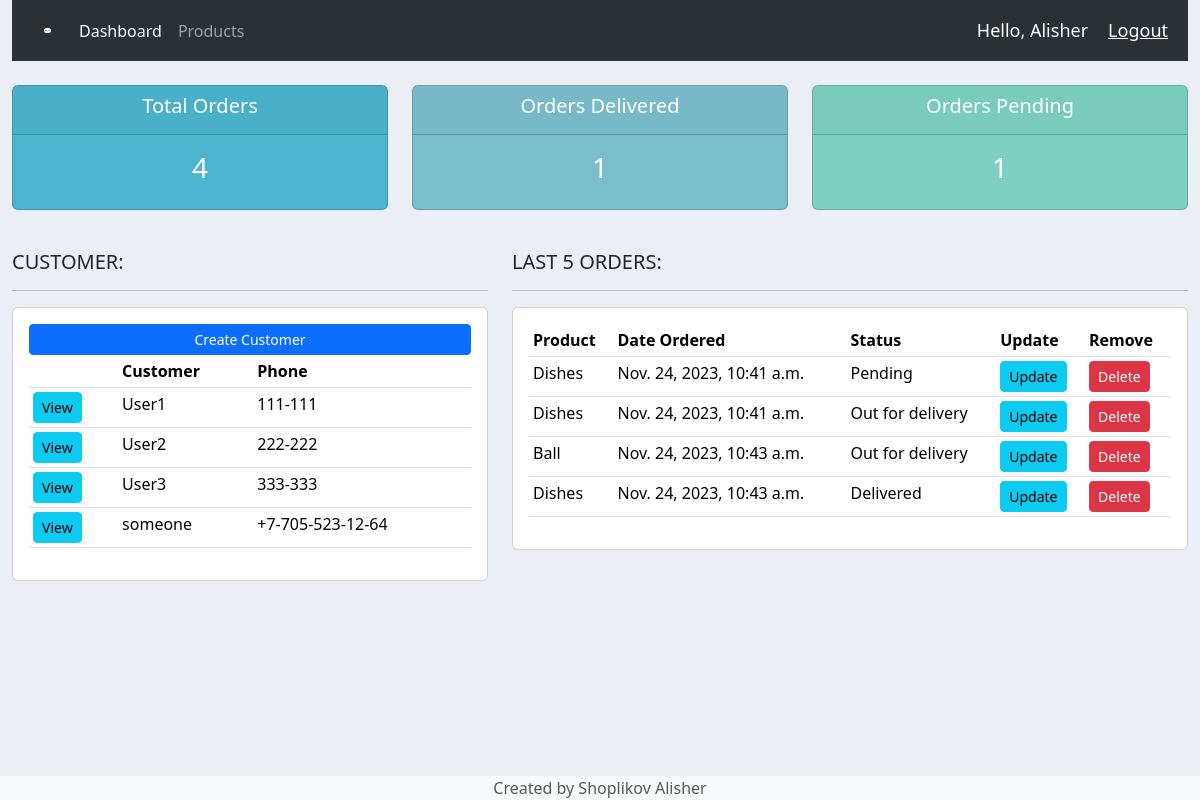
The app's page / (signed in) with its own data.
### accounts/models.py (models this page shows, shortened)
class Customer(models.Model):
    user = models.OneToOneField(User, null=True, blank=True, on_delete=models.CASCADE)
    name = models.CharField(max_length=200, null=True)
    phone = models.CharField(max_length=200, null=True)
    email = models.CharField(max_length=200, null=True)
    profile_pic = models.ImageField(default="user-solid.svg", null=True, blank=True)
    date_created = models.DateTimeField(auto_now_add=True)

class Order(models.Model):
    STATUS = (
        ('Pending', 'Pending'),
        ('Out for delivery', 'Out for delivery'),
        ('Delivered', 'Delivered')
    )
    customer = models.ForeignKey(Customer, null=True, on_delete=models.SET_NULL)
    product = models.ForeignKey(Product, null=True, on_delete=models.SET_NULL)
    date_created = models.DateTimeField(auto_now_add=True)
    status = models.CharField(max_length=200, null=True, choices=STATUS)
    note = models.CharField(max_length=1000, null=True)

class Product(models.Model):
    CATEGORY = (
        ('Indoor', 'Indoor'),
        ('Out Door', 'Out Door'),
    )
    name = models.CharField(max_length=200, null=True)
    price = models.FloatField(null=True)
    category = models.CharField(max_length=200, null=True, choices=CATEGORY)
    description = models.CharField(max_length=200, null=True, blank=True)
    date_created = models.DateTimeField(auto_now_add=True)
    tags = models.ManyToManyField(Tag)
    def __str__(self):
        return self.name

### accounts/decorators.py (the view)
    def wrapper_function(request, *args, **kwargs):
        group = None
        if request.user.groups.exists():
            group = request.user.groups.all()[0].name
        if group == 'customer':
            return redirect('user-page')
        if group == 'admin':
            return view_func(request, *args, **kwargs)

### accounts/views.py (called while the page is built)
@login_required(login_url='login')
@admin_only
def home(request):
    orders = Order.objects.all()
    customers = Customer.objects.all()
    total_customers = customers.count()
    total_orders = orders.count()
    delivered = orders.filter(status='Delivered').count()
    pending = orders.filter(status='Pending').count()
    context = {
        'orders': orders,
        'customers': customers,
        'total_orders': total_orders,
        'delivered': delivered,
        'pending': pending,
    }
    return render(request, 'accounts/dashboard.html', context)

### accounts/templates/accounts/dashboard.html
{% extends 'accounts/main.html' %}
{% block content %}
{% include 'accounts/status.html' %}
<br>
   <div class="row">
      <div class="col-md-5">
         <h5>CUSTOMER:</h5>
         <hr>
         <div class="card card-body">
            <a href="" class="btn btn-primary btn-sm btn-block">Create Customer
            </a>
            <table class="table table-sm">
               <tr>
                  <th></th>
                  <th>Customer</th>
                  <th>Phone</th>
               </tr>
               {% for customer in customers %}
                  <tr>
                     <th><a class="btn btn-sm btn-info" href="{%url 'customer' customer.id%}">View</a></th>
                     <td>{{customer.name}}</td>
                     <td>{{customer.phone}}</td>
                  </tr>
               {% endfor %}
            </table>
         </div>
      </div>
      <div class="col-md-7">
         <h5>LAST 5 ORDERS:</h5>
         <hr>
         <div class="card card-body">
            <table class="table table-sm">
               <tr>
                  <th>Product</th>
                  <th>Date Ordered</th>
                  <th>Status</th>
                  <th>Update</th>
                  <th>Remove</th>
               </tr>
               {% for order in orders %}
                  <tr>
                     <td>{{order.product}}</td>
                     <td>{{order.date_created}}</td>
                     <td>{{order.status}}</td>
                     <td><a class="btn btn-sm btn-info" href="{% url 'update_order' order.id %}">Update</a></td>
                     <td><a class="btn btn-sm btn-danger" href="{% url 'delete_order' order.id %}">Delete</a></td>
                  </tr>
               {% endfor %}
            </table>
         </div>
      </div>
   </div>
{% endblock %}

### accounts/templates/accounts/main.html (shortened to what this page needs)
{% load static %}
<!DOCTYPE html>
<html lang="en">
<head>
    <link href="https://cdn.jsdelivr.net/npm/bootstrap@5.3.2/dist/css/bootstrap.min.css"
          rel="stylesheet"
>
    <link rel="stylesheet" href="{% static '/css/main.css' %}">
</head>
<body>
    <div class="container-fluid">
    {% include 'accounts/navbar.html' %}
    {% block content %}
    {% endblock %}
    {% include 'accounts/footer.html' %}
</body>
</html>

### accounts/templates/accounts/navbar.html (shortened to what this page needs)
{% load static %}
<nav class="navbar navbar-expand-lg bg-body-tertiary" data-bs-theme="dark">
  <div class="container-fluid">
    <img src="{% static 'images/logo.png' %}" alt="CRM logo" id="logo">
    <div class="collapse navbar-collapse" id="navbarNav">
      <ul class="navbar-nav">
        {% if request.user.is_staff %}
        <li class="nav-item">
          <a class="nav-link active" aria-current="page" href="{% url 'home' %}">Dashboard</a>
        </li>
        <li class="nav-item">
          <a class="nav-link" href="{% url 'products' %}">Products</a>
        </li>
        {% else %}
        <li class="nav-item">
          <a class="nav-link" href="{% url 'account' %}">Settings</a>
        </li>
        {% endif %}
      </ul>
    </div>
  </div>
  <span class="hello-msg">Hello, {{ request.user }}</span>
  <span><a class="hello-msg" href="{% url 'logout'%}">Logout</a></span>
</nav>

### accounts/templates/accounts/status.html
<br>
<div class="row">
    <div class="col">
        <div class="col-md">
            <div class="card text-center text-white  mb-3" id="total-orders">
                <div class="card-header">
                    <h5 class="card-title">Total Orders</h5>
                </div>
                <div class="card-body">
                    <h3 class="card-title">{{total_orders}}</h3>
                </div>
            </div>
        </div>
    </div>
    <div class="col">
        <div class="col-md">
            <div class="card text-center text-white  mb-3" id="orders-delivered">
                <div class="card-header">
                    <h5 class="card-title">Orders Delivered</h5>
                </div>
                <div class="card-body">
                    <h3 class="card-title">{{delivered}}</h3>
                </div>
            </div>
        </div>
    </div>
    <div class="col">
        <div class="col-md">
            <div class="card text-center text-white  mb-3" id="orders-pending">
                <div class="card-header">
                    <h5 class="card-title">Orders Pending</h5>
                </div>
                <div class="card-body">
                    <h3 class="card-title">{{pending}}</h3>
                </div>
            </div>
        </div>
    </div>
</div>

### accounts/templates/accounts/footer.html
<footer class="footer fixed-bottom bg-light">
    <div class="container d-flex justify-content-center">
      <span class="text-muted">Created by Shoplikov Alisher</span>
    </div>
  </footer>

### static/css/main.css (style rules this page uses)
#logo { border-radius: 25px; padding: 20px; width: 5%; height: 5%; }
body { background-color: #ebeff5; }
#total-orders { background-color: #4cb4cf }
#orders-delivered { background-color: #7abecc; }
#orders-pending { background-color: #7cd1c0; }

### accounts/templates/accounts/navbar.html (style rules this page uses)
.hello-msg { font-size: 18px; color: #fff; margin-right: 20px; white-space: nowrap; text-overflow: ellipsis; }

### records on screen
Customer: name "User1", phone "111-111"
Customer: name "User2", phone "222-222"
Customer: name "User3", phone "333-333"
Customer: name "someone", phone "+7-705-523-12-64"
Order: product "Dishes", date_created "Nov. 24, 2023, 10:41 a.m.", status "Pending"
Order: product "Dishes", date_created "Nov. 24, 2023, 10:41 a.m.", status "Out for delivery"
Order: product "Ball", date_created "Nov. 24, 2023, 10:43 a.m.", status "Out for delivery"
Order: product "Dishes", date_created "Nov. 24, 2023, 10:43 a.m.", status "Delivered"

### other values on screen
{{ request.user }} "Alisher"
{{ total_orders }} "4"
{{ delivered }} "1"
{{ pending }} "1"
